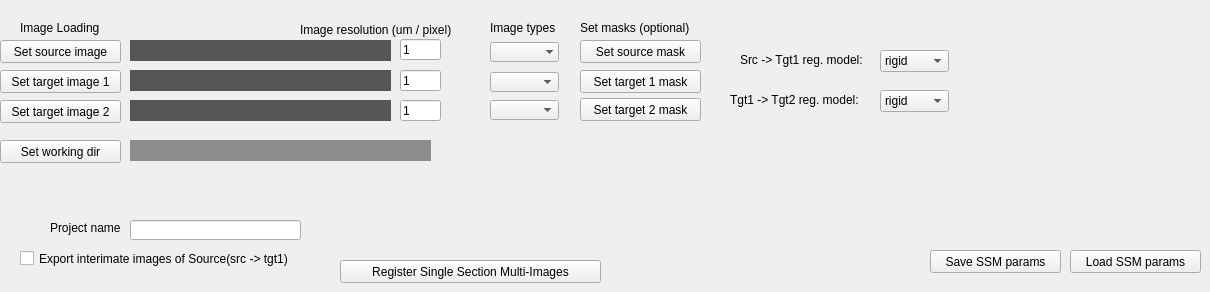
    <widget class="QWidget" name="SingleSecMulti">
     <attribute name="title">
      <string>Single Section Multi-Image Registration</string>
     </attribute>
     <widget class="QPushButton" name="SSM_button_register_images">
      <property name="geometry">
       <rect>
        <x>340</x>
        <y>260</y>
        <width>261</width>
        <height>23</height>
       </rect>
      </property>
      <property name="text">
       <string>Register Single Section Multi-Images</string>
      </property>
     </widget>
     <widget class="QPushButton" name="SSM_button_source">
      <property name="geometry">
       <rect>
        <x>0</x>
        <y>40</y>
        <width>121</width>
        <height>23</height>
       </rect>
      </property>
      <property name="styleSheet">
       <string notr="true">gridline-color: rgb(0, 0, 0);</string>
      </property>
      <property name="text">
       <string>Set source image</string>
      </property>
     </widget>
     <widget class="QPushButton" name="SSM_button_target2">
      <property name="geometry">
       <rect>
        <x>0</x>
        <y>100</y>
        <width>121</width>
        <height>23</height>
       </rect>
      </property>
      <property name="text">
       <string>Set target image 2</string>
      </property>
     </widget>
     <widget class="QPushButton" name="SSM_button_wd">
      <property name="geometry">
       <rect>
        <x>0</x>
        <y>140</y>
        <width>121</width>
        <height>23</height>
       </rect>
      </property>
      <property name="text">
       <string>Set working dir</string>
      </property>
     </widget>
     <widget class="QLabel" name="SSM_textbox_source">
      <property name="geometry">
       <rect>
        <x>130</x>
        <y>40</y>
        <width>261</width>
        <height>21</height>
       </rect>
      </property>
      <property name="styleSheet">
       <string notr="true">background-color: rgb(86, 86, 86);
font: italic 8pt &quot;Arial&quot;;
color: rgb(255, 255, 255);</string>
      </property>
      <property name="text">
       <string/>
      </property>
     </widget>
     <widget class="QLabel" name="SSM_textbox_target2">
      <property name="geometry">
       <rect>
        <x>130</x>
        <y>100</y>
        <width>261</width>
        <height>21</height>
       </rect>
      </property>
      <property name="styleSheet">
       <string notr="true">background-color: rgb(86, 86, 86);
font: italic 8pt &quot;Arial&quot;;
color: rgb(255, 255, 255);</string>
      </property>
      <property name="text">
       <string/>
      </property>
     </widget>
     <widget class="QLabel" name="SSM_textbox_wd">
      <property name="geometry">
       <rect>
        <x>130</x>
        <y>140</y>
        <width>301</width>
        <height>21</height>
       </rect>
      </property>
      <property name="styleSheet">
       <string notr="true">background-color: rgb(140, 140, 140);
color: rgb(255, 255, 255);
font: 75 8pt &quot;Arial&quot;;</string>
      </property>
      <property name="text">
       <string/>
      </property>
     </widget>
     <widget class="QComboBox" name="SSM_source_img_type">
      <property name="geometry">
       <rect>
        <x>490</x>
        <y>42</y>
        <width>69</width>
        <height>20</height>
       </rect>
      </property>
      <property name="currentText">
       <string/>
      </property>
      <property name="frame">
       <bool>false</bool>
      </property>
     </widget>
     <widget class="QComboBox" name="SSM_target_img_type1">
      <property name="geometry">
       <rect>
        <x>490</x>
        <y>72</y>
        <width>69</width>
        <height>20</height>
       </rect>
      </property>
      <property name="currentText">
       <string/>
      </property>
     </widget>
     <widget class="QLabel" name="SSM_type_overhead">
      <property name="geometry">
       <rect>
        <x>490</x>
        <y>20</y>
        <width>81</width>
        <height>16</height>
       </rect>
      </property>
      <property name="text">
       <string>Image types</string>
      </property>
     </widget>
     <widget class="QLineEdit" name="SSM_textbox_fn">
      <property name="geometry">
       <rect>
        <x>130</x>
        <y>220</y>
        <width>171</width>
        <height>20</height>
       </rect>
      </property>
     </widget>
     <widget class="QLabel" name="SSM_projectname_overhead">
      <property name="geometry">
       <rect>
        <x>50</x>
        <y>220</y>
        <width>81</width>
        <height>16</height>
       </rect>
      </property>
      <property name="text">
       <string>Project name</string>
      </property>
     </widget>
     <widget class="QLabel" name="SSM_Imageloading_overhead">
      <property name="geometry">
       <rect>
        <x>20</x>
        <y>20</y>
        <width>111</width>
        <height>16</height>
       </rect>
      </property>
      <property name="styleSheet">
       <string notr="true">font: 11pt &quot;MS Shell Dlg 2&quot;;</string>
      </property>
      <property name="text">
       <string>Image Loading</string>
      </property>
      <property name="textFormat">
       <enum>Qt::AutoText</enum>
      </property>
     </widget>
     <widget class="QPushButton" name="SSM_button_src_mask">
      <property name="geometry">
       <rect>
        <x>580</x>
        <y>40</y>
        <width>121</width>
        <height>23</height>
       </rect>
      </property>
      <property name="text">
       <string>Set source mask</string>
      </property>
     </widget>
     <widget class="QPushButton" name="SSM_button_tgt_mask1">
      <property name="geometry">
       <rect>
        <x>580</x>
        <y>70</y>
        <width>121</width>
        <height>23</height>
       </rect>
      </property>
      <property name="text">
       <string>Set target 1 mask</string>
      </property>
     </widget>
     <widget class="QLabel" name="SSM_setmasks_overhead">
      <property name="geometry">
       <rect>
        <x>580</x>
        <y>20</y>
        <width>131</width>
        <height>16</height>
       </rect>
      </property>
      <property name="text">
       <string>Set masks (optional)</string>
      </property>
     </widget>
     <widget class="QPushButton" name="SSM_button_target1">
      <property name="geometry">
       <rect>
        <x>0</x>
        <y>70</y>
        <width>121</width>
        <height>23</height>
       </rect>
      </property>
      <property name="text">
       <string>Set target image 1</string>
      </property>
     </widget>
     <widget class="QLabel" name="SSM_textbox_target1">
      <property name="geometry">
       <rect>
        <x>130</x>
        <y>70</y>
        <width>261</width>
        <height>21</height>
       </rect>
      </property>
      <property name="styleSheet">
       <string notr="true">background-color: rgb(86, 86, 86);
font: italic 8pt &quot;Arial&quot;;
color: rgb(255, 255, 255);</string>
      </property>
      <property name="text">
       <string/>
      </property>
     </widget>
     <widget class="QPushButton" name="SSM_button_tgt_mask2">
      <property name="geometry">
       <rect>
        <x>580</x>
        <y>98</y>
        <width>121</width>
        <height>23</height>
       </rect>
      </property>
      <property name="text">
       <string>Set target 2 mask</string>
      </property>
     </widget>
     <widget class="QComboBox" name="SSM_target_img_type2">
      <property name="geometry">
       <rect>
        <x>490</x>
        <y>100</y>
        <width>69</width>
        <height>20</height>
       </rect>
      </property>
      <property name="currentText">
       <string/>
      </property>
     </widget>
     <widget class="QComboBox" name="SSM_Reg_model1">
      <property name="geometry">
       <rect>
        <x>880</x>
        <y>50</y>
        <width>69</width>
        <height>22</height>
       </rect>
      </property>
      <item>
       <property name="text">
        <string>rigid</string>
       </property>
      </item>
      <item>
       <property name="text">
        <string>affine</string>
       </property>
      </item>
      <item>
       <property name="text">
        <string>nl</string>
       </property>
      </item>
      <item>
       <property name="text">
        <string>scaled_rigid</string>
       </property>
      </item>
      <item>
       <property name="text">
        <string>import...</string>
       </property>
      </item>
     </widget>
     <widget class="QComboBox" name="SSM_Reg_model2">
      <property name="geometry">
       <rect>
        <x>880</x>
        <y>90</y>
        <width>69</width>
        <height>22</height>
       </rect>
      </property>
      <item>
       <property name="text">
        <string>rigid</string>
       </property>
      </item>
      <item>
       <property name="text">
        <string>affine</string>
       </property>
      </item>
      <item>
       <property name="text">
        <string>nl</string>
       </property>
      </item>
      <item>
       <property name="text">
        <string>scaled_rigid</string>
       </property>
      </item>
      <item>
       <property name="text">
        <string>import...</string>
       </property>
      </item>
     </widget>
     <widget class="QLabel" name="SSM_regmodel_s1t1_label">
      <property name="geometry">
       <rect>
        <x>740</x>
        <y>50</y>
        <width>141</width>
        <height>20</height>
       </rect>
      </property>
      <property name="text">
       <string>Src -&gt; Tgt1 reg. model:</string>
      </property>
     </widget>
     <widget class="QLabel" name="SSM_regmodel_t1t2_label">
      <property name="geometry">
       <rect>
        <x>730</x>
        <y>90</y>
        <width>151</width>
        <height>20</height>
       </rect>
      </property>
      <property name="text">
       <string>Tgt1 -&gt; Tgt2 reg. model:</string>
      </property>
     </widget>
     <widget class="QCheckBox" name="SSM_intermediate_export">
      <property name="geometry">
       <rect>
        <x>20</x>
        <y>250</y>
        <width>301</width>
        <height>17</height>
       </rect>
      </property>
      <property name="text">
       <string>Export interimate images of Source(src -&gt; tgt1)</string>
      </property>
      <property name="checked">
       <bool>false</bool>
      </property>
     </widget>
     <widget class="QLabel" name="SSM_type_img_res_label">
      <property name="geometry">
       <rect>
        <x>300</x>
        <y>20</y>
        <width>181</width>
        <height>20</height>
       </rect>
      </property>
      <property name="text">
       <string>Image resolution (um / pixel)</string>
      </property>
     </widget>
     <widget class="QLineEdit" name="SSM_src_reso">
      <property name="geometry">
       <rect>
        <x>400</x>
        <y>39</y>
        <width>41</width>
        <height>21</height>
       </rect>
      </property>
      <property name="text">
       <string>1</string>
      </property>
     </widget>
     <widget class="QLineEdit" name="SSM_tgt1_reso">
      <property name="geometry">
       <rect>
        <x>400</x>
        <y>70</y>
        <width>41</width>
        <height>21</height>
       </rect>
      </property>
      <property name="text">
       <string>1</string>
      </property>
     </widget>
     <widget class="QLineEdit" name="SSM_tgt2_reso">
      <property name="geometry">
       <rect>
        <x>400</x>
        <y>100</y>
        <width>41</width>
        <height>21</height>
       </rect>
      </property>
      <property name="text">
       <string>1</string>
      </property>
     </widget>
     <widget class="QPushButton" name="SSM_load_params">
      <property name="geometry">
       <rect>
        <x>1070</x>
        <y>250</y>
        <width>131</width>
        <height>23</height>
       </rect>
      </property>
      <property name="text">
       <string>Load SSM params</string>
      </property>
     </widget>
     <widget class="QPushButton" name="SSM_save_params">
      <property name="geometry">
       <rect>
        <x>930</x>
        <y>250</y>
        <width>131</width>
        <height>23</height>
       </rect>
      </property>
      <property name="text">
       <string>Save SSM params</string>
      </property>
     </widget>
    </widget>
